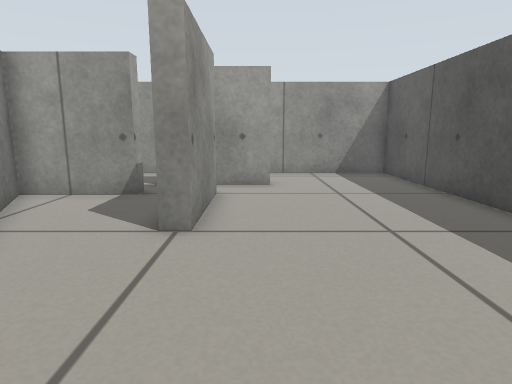
view 1 (above)

19 first-person views from a walk through a Gazebo world. The camera is 0.45 m above the floor, tilts 10° down and sees 75° across. The floor is counted in squares, 0.25 m on a side. Each view is taken from the middle of a square. On the plan, view 1 faces up. The plan holds only what a view shows up to about 17 squares ahead; the rest is blank.

view 2
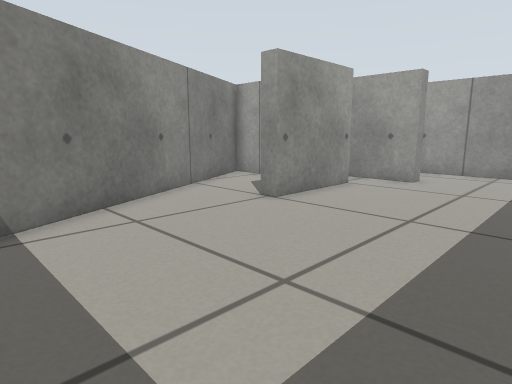

view 3
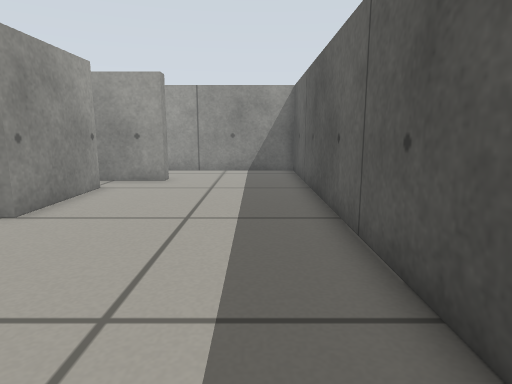

view 4
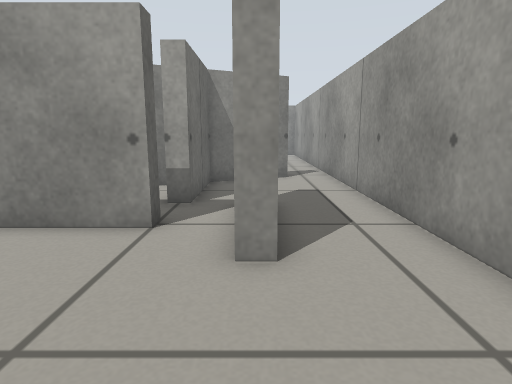

view 5
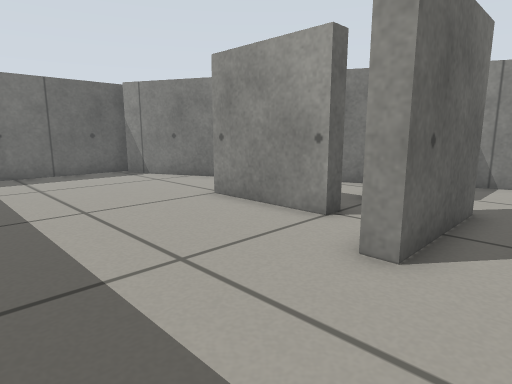

view 6
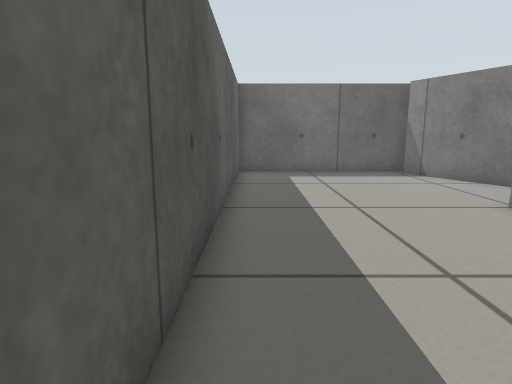

view 7
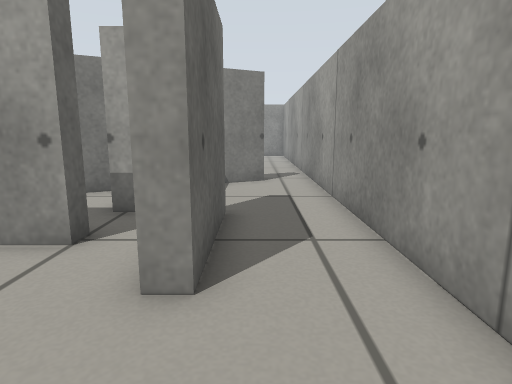

view 8
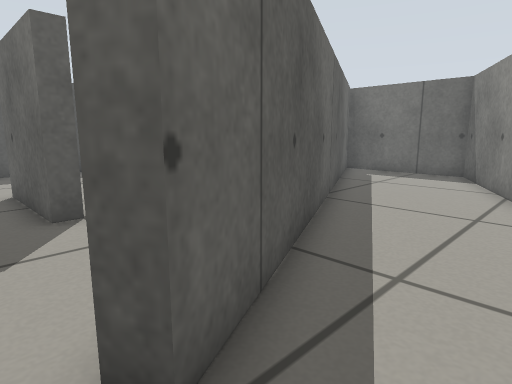

view 9
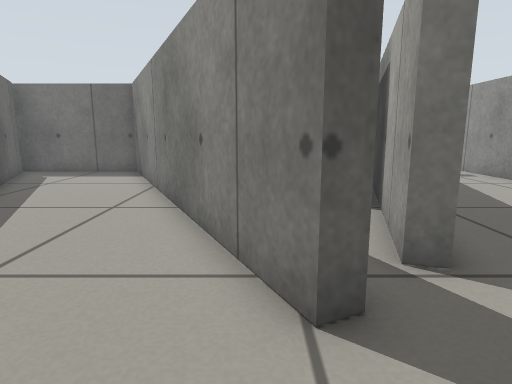

view 10
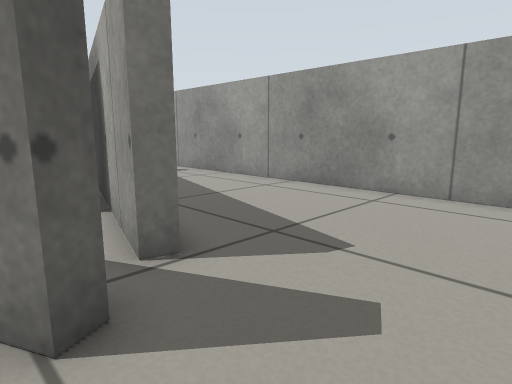

view 11
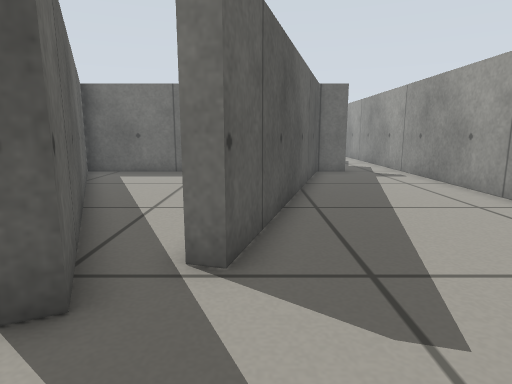

view 12
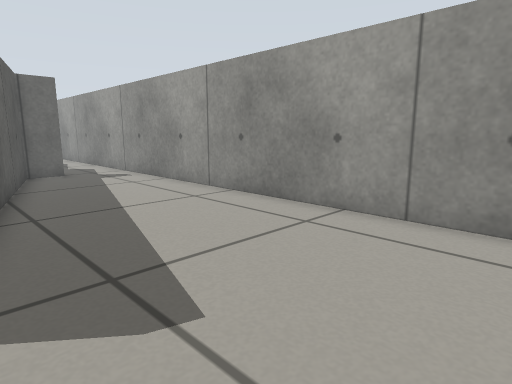

view 13
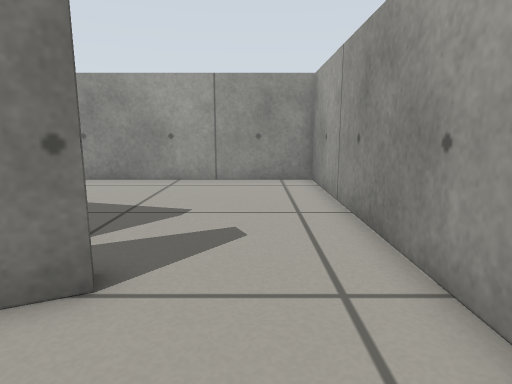

view 14
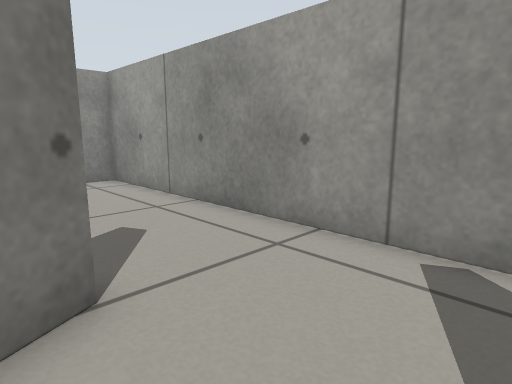

view 15
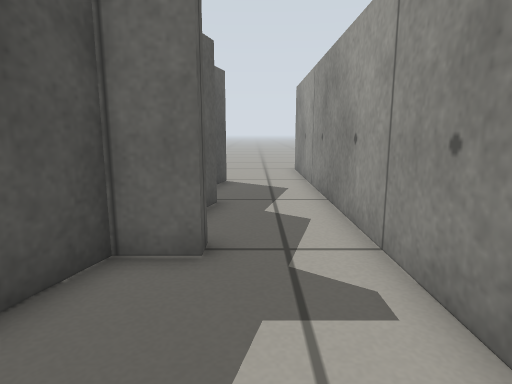

view 16
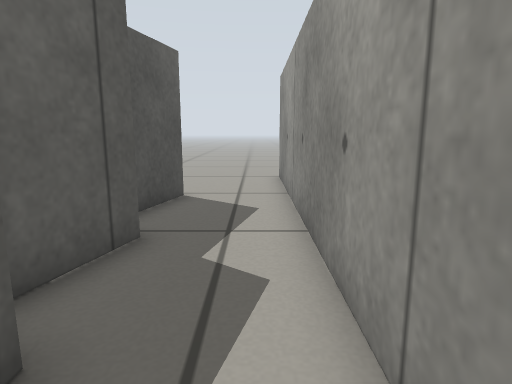

view 17
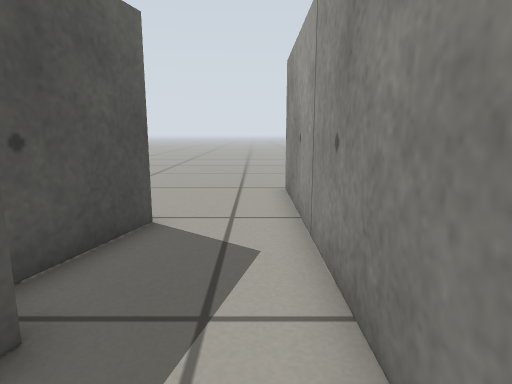

view 18
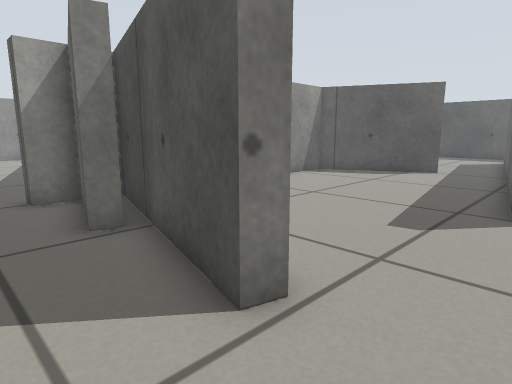

view 19
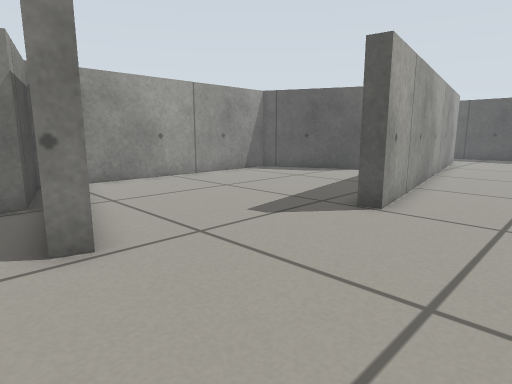

### Floor plan
Points are (right, up) in squares from view 1. A wall is a line through its corners. A room is listed if a view was taken in it or the views show most of it. See-through windows are left out.
Room 1 (views 1, 2, 3, 4, 5, 6, 7)
walls: (-1.9, 10) (-1.2, 10) (-1.2, 6) (-1.9, 6); (-3.5, 11.6) (-3.5, 12.3) (0.5, 12.3) (0.5, 11.7) (-2.2, 11.7); (-1.9, -1.7) (5.8, -1.7) (5.8, 15.2) (-8.6, 15.2); (-8.8, 13.4) (-7.3, 10.3) (-3.5, 10.3) (-3.5, 9.7) (-7, 9.7) (-1.6, -1.1)
ways out: opening at (-9, 14) to room 2
Room 2 (views 8, 9, 10, 11, 12, 13, 14, 15, 16, 17)
walls: (-14.1, 10.9) (-13.6, 11.1) (-7.4, -1.7) (-1.9, -1.7); (-8.6, 15.2) (-23, 15.2) (-23, -10.4); (-19.4, -5.8) (-20, -5.6) (-19, -2.3) (-20.2, -2.3) (-20.2, -1.7) (-18.9, -1.7) (-15.6, 9.8) (-15, 9.6); (-19.9, -9.6) (-17.9, -2.3); (-2.2, -1.4) (-9.4, 13.2) (-8.8, 13.4)
ways out: opening at (-9, 14) to room 1; opening at (-21.5, -9.5) to room 3
Room 3 (views 18, 19)
walls: (-10.8, -10.6) (-4.5, -9.5); (-5.4, -7.2) (-7.8, -2.3) (-16.9, -2.3); (-1.7, -9.7) (-13.3, -11.6) (-13.5, -10.9); (-19.3, -9.8) (-19.9, -9.6); (-18.4, -2.3) (-19.4, -5.8); (-23, -10.4) (-23, -13.9)
ways out: opening at (-21.5, -9.5) to room 2; opening at (-23, -14.5); opening at (-4, -8.5)

Positions as (right, up) in squares from view 1, and headings:
1: (0, 0), facing up
2: (5, -1), facing up-left
3: (4, -1), facing up
4: (5, 12), facing left
5: (5, 14), facing down-left
6: (5, 14), facing down
7: (4, 13), facing left
8: (-11, 14), facing down-right
9: (-13, 14), facing down
10: (-13, 14), facing down-left
11: (-16, 14), facing down
12: (-16, 14), facing down-left
13: (-10, 13), facing left
14: (-10, 10), facing up-left
15: (-21, 3), facing down
16: (-22, 0), facing down
17: (-22, -3), facing down
18: (-22, -12), facing up-right
19: (-21, -15), facing up-right
